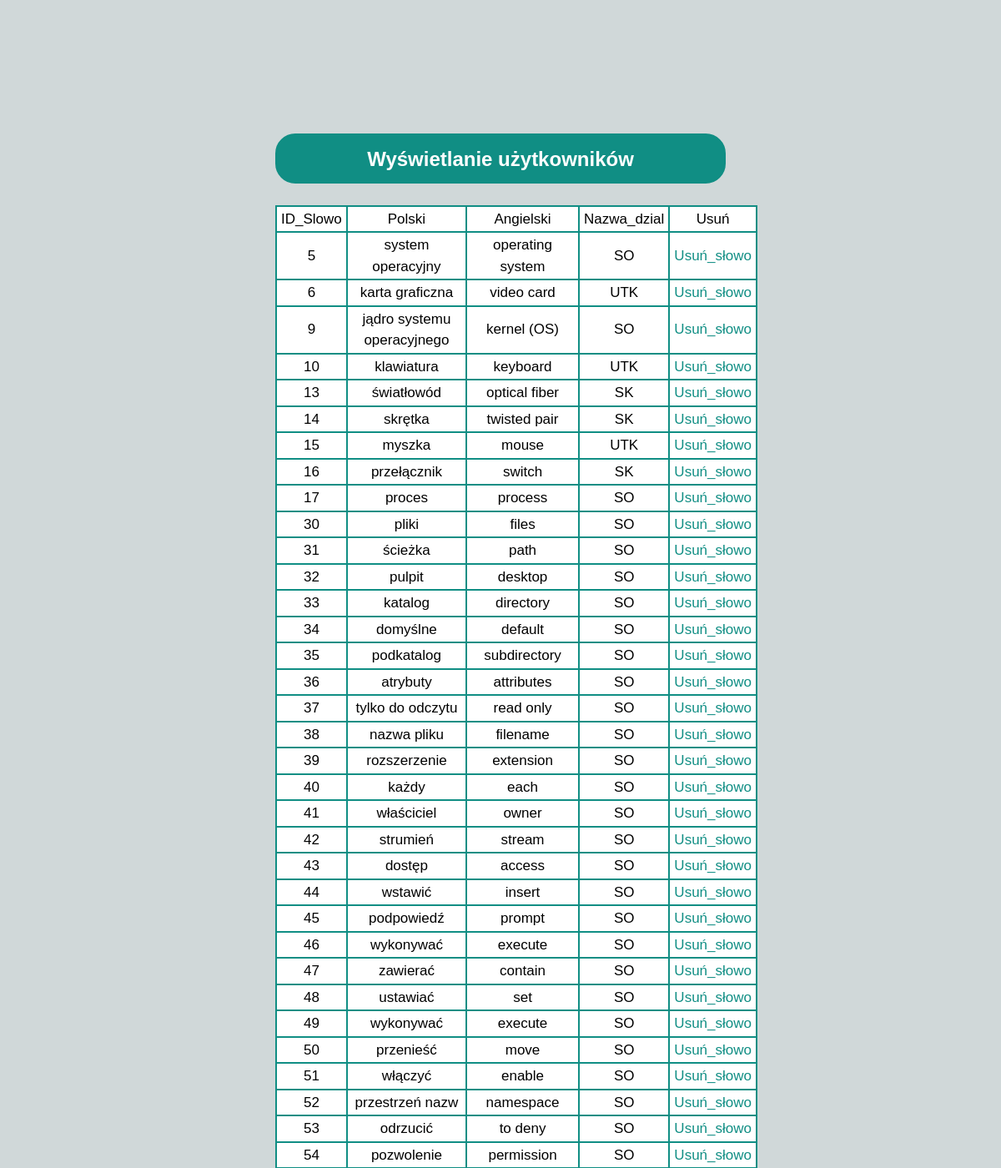
/panel_admin/wyswietl_slowa.php (upper part), run on the app's committed database.
### tables this page shows
CREATE TABLE `slowo` (
  `ID_Slowo` int(11) NOT NULL,
  `Polski` varchar(50) NOT NULL,
  `Angielski` varchar(50) NOT NULL,
  `ID_Dzial` int(11) NOT NULL
);

CREATE TABLE `dzial` (
  `ID_Dzial` int(11) NOT NULL,
  `Nazwa_Dzial` varchar(30) NOT NULL
);

### panel_admin/wyswietl_slowa.php (the view, shortened to what this page needs)
<!DOCTYPE html>
    <head>
        <link rel="stylesheet" href="../pliki/bootstrap/css/bootstrap.min.css">
        <link rel="stylesheet" href="../css/main.css">
    </head>
    <body>
      <div class="container login-container">
            <div class="row">
                <div class="col-lg-6 login-form-1 margin margin-top">
                  <div class="h_class">
                      <h4>Wyświetlanie użytkowników</h4><br>
                  </div>
                  <br>
                    <?php
                        require_once("../pliki/logowanie/connect.php");
                        $query_slowo = "SELECT * FROM slowo
                        INNER JOIN dzial
                        ON slowo.ID_dzial = dzial.ID_dzial";
                        $result_slowo = mysqli_query($connect, $query_slowo);
                        echo "<table>";
                        echo <<< ETYKIETA
                        <tr>
                          <td>ID_Slowo</td>
                          <td>Polski</td>
                          <td>Angielski</td>
                          <td>Nazwa_dzial</td>
                          <td>Usuń</td>
                        </tr>
                        ETYKIETA;
                        while($row_slowo = mysqli_fetch_assoc($result_slowo)){
                          echo <<< ETYKIETA
                          <tr>
                            <td>$row_slowo[ID_Slowo]</td>
                            <td>$row_slowo[Polski]</td>
                            <td>$row_slowo[Angielski]</td>
                            <td>$row_slowo[Nazwa_Dzial]</td>
                            <td><a href="usun_slowo.php?id_slowo=$row_slowo[ID_Slowo]">Usuń_słowo</a></td>
                          </tr>
                          ETYKIETA;
                        }
                        echo "</table>";
                        echo "<br>";
                     ?>
                    <a href="admin.php"><input type="button" class="btn-primary btn-max" value="Wybierz inne działanie" /></a><br><br>
                    <a href="../index/index.php"><input type="button" class="btn-outline-primary btn-max" value="Strona główna"/></a><br><br>
                </div>
              </div>
          </div>
    </body>
</html>

### css/main.css (style rules this page uses)
body { font-family: 'Helvetica'; font-size: 17px; background-color: #D0D8D9; }
.margin { margin-left: auto; margin-right: auto; }
.margin-top { margin-top: 20vh; }
.h_class { padding-top: 15px; background-color: #108E84; width: 100%; border: solid 2px #108E84; border-radius: 1.5rem; text-align: center; height: 60px; color: white; }
h4, h3, h2 { font-weight: bold; }
table { border: 1px solid black; }
tr { border: solid 1px black; }

### panel_admin/wyswietl_slowa.php (style rules this page uses)
table { border: 1.5px black solid; }
td { border: solid #108E84 2px; color: black; background-color: white; padding: 2px 5px 2px 5px; text-align: center; }
a { color: #108E84; text-decoration: none; }

### data on the page
slowo: ID_Slowo "5", Polski "system operacyjny", Angielski "operating system", ID_Dzial.Nazwa_Dzial "SO"
slowo: ID_Slowo "6", Polski "karta graficzna", Angielski "video card", ID_Dzial.Nazwa_Dzial "UTK"
slowo: ID_Slowo "9", Polski "jądro systemu operacyjnego", Angielski "kernel (OS)", ID_Dzial.Nazwa_Dzial "SO"
slowo: ID_Slowo "10", Polski "klawiatura", Angielski "keyboard", ID_Dzial.Nazwa_Dzial "UTK"
slowo: ID_Slowo "13", Polski "światłowód", Angielski "optical fiber", ID_Dzial.Nazwa_Dzial "SK"
slowo: ID_Slowo "14", Polski "skrętka", Angielski "twisted pair", ID_Dzial.Nazwa_Dzial "SK"
slowo: ID_Slowo "15", Polski "myszka", Angielski "mouse", ID_Dzial.Nazwa_Dzial "UTK"
slowo: ID_Slowo "16", Polski "przełącznik", Angielski "switch", ID_Dzial.Nazwa_Dzial "SK"
slowo: ID_Slowo "17", Polski "proces", Angielski "process", ID_Dzial.Nazwa_Dzial "SO"
slowo: ID_Slowo "30", Polski "pliki", Angielski "files", ID_Dzial.Nazwa_Dzial "SO"
slowo: ID_Slowo "31", Polski "ścieżka", Angielski "path", ID_Dzial.Nazwa_Dzial "SO"
slowo: ID_Slowo "32", Polski "pulpit", Angielski "desktop", ID_Dzial.Nazwa_Dzial "SO"
slowo: ID_Slowo "33", Polski "katalog", Angielski "directory", ID_Dzial.Nazwa_Dzial "SO"
slowo: ID_Slowo "34", Polski "domyślne", Angielski "default", ID_Dzial.Nazwa_Dzial "SO"
slowo: ID_Slowo "35", Polski "podkatalog", Angielski "subdirectory", ID_Dzial.Nazwa_Dzial "SO"
slowo: ID_Slowo "36", Polski "atrybuty", Angielski "attributes", ID_Dzial.Nazwa_Dzial "SO"
slowo: ID_Slowo "37", Polski "tylko do odczytu", Angielski "read only", ID_Dzial.Nazwa_Dzial "SO"
slowo: ID_Slowo "38", Polski "nazwa pliku", Angielski "filename", ID_Dzial.Nazwa_Dzial "SO"
slowo: ID_Slowo "39", Polski "rozszerzenie", Angielski "extension", ID_Dzial.Nazwa_Dzial "SO"
slowo: ID_Slowo "40", Polski "każdy", Angielski "each", ID_Dzial.Nazwa_Dzial "SO"
slowo: ID_Slowo "41", Polski "właściciel", Angielski "owner", ID_Dzial.Nazwa_Dzial "SO"
slowo: ID_Slowo "42", Polski "strumień", Angielski "stream", ID_Dzial.Nazwa_Dzial "SO"
slowo: ID_Slowo "43", Polski "dostęp", Angielski "access", ID_Dzial.Nazwa_Dzial "SO"
slowo: ID_Slowo "44", Polski "wstawić", Angielski "insert", ID_Dzial.Nazwa_Dzial "SO"
slowo: ID_Slowo "45", Polski "podpowiedź", Angielski "prompt", ID_Dzial.Nazwa_Dzial "SO"
slowo: ID_Slowo "46", Polski "wykonywać", Angielski "execute", ID_Dzial.Nazwa_Dzial "SO"
slowo: ID_Slowo "47", Polski "zawierać", Angielski "contain", ID_Dzial.Nazwa_Dzial "SO"
slowo: ID_Slowo "48", Polski "ustawiać", Angielski "set", ID_Dzial.Nazwa_Dzial "SO"
slowo: ID_Slowo "49", Polski "wykonywać", Angielski "execute", ID_Dzial.Nazwa_Dzial "SO"
slowo: ID_Slowo "50", Polski "przenieść", Angielski "move", ID_Dzial.Nazwa_Dzial "SO"
slowo: ID_Slowo "51", Polski "włączyć", Angielski "enable", ID_Dzial.Nazwa_Dzial "SO"
slowo: ID_Slowo "52", Polski "przestrzeń nazw", Angielski "namespace", ID_Dzial.Nazwa_Dzial "SO"
slowo: ID_Slowo "53", Polski "odrzucić", Angielski "to deny", ID_Dzial.Nazwa_Dzial "SO"
slowo: ID_Slowo "54", Polski "pozwolenie", Angielski "permission", ID_Dzial.Nazwa_Dzial "SO"
